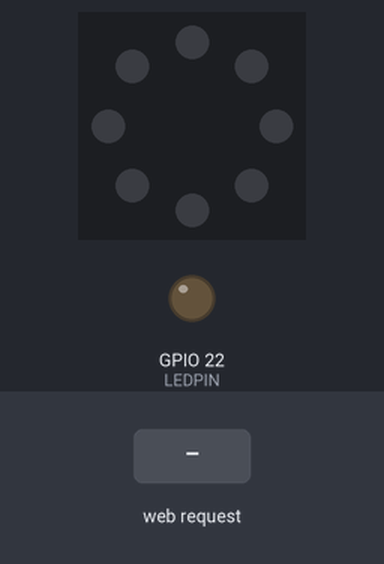
A sketch run on a simulated ESP32. Parts: 8 RGB LEDs in a ring, first at the top, clockwise, output pins drawn as LEDs (lit = HIGH). Inputs (shaded band) come from the test bench. Dim RGB values are drawn brighter than linear; WiFi joins after 1.5 s; servers stay silent unless stated; not simulated (calls return 0 or success): Wifi_Config.h; what the sketch prints to the serial monitor is not drawn.

Above: at 4.7 s.
4.8 s: HTTP request GET /?COLOR=120 received
At 7.3 s:
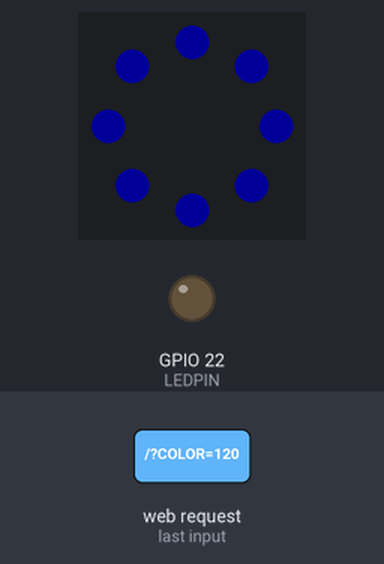
7.8 s: HTTP request GET /?COLOR=1&LED=1 received
At 9.5 s:
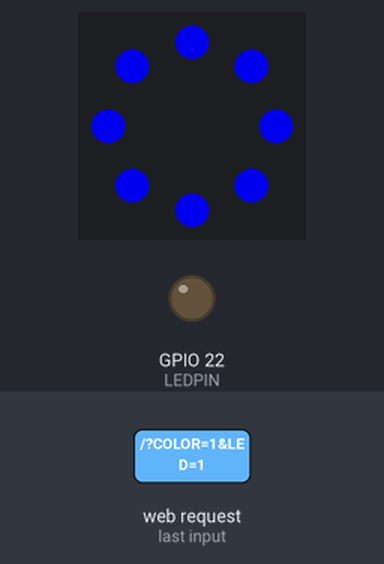
10.6 s: HTTP request GET /?COLOR=1 received
At 12.9 s:
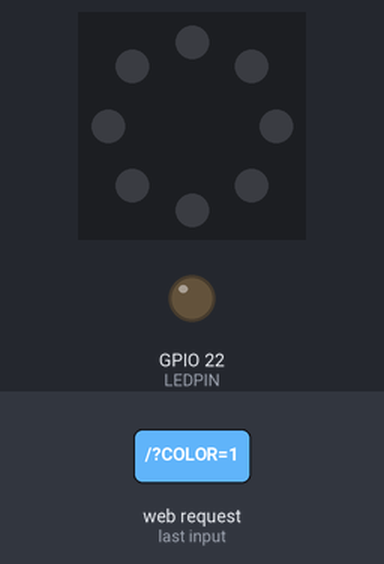
13.4 s: HTTP request GET /?COLOR=120&LED=120 received
At 15.0 s:
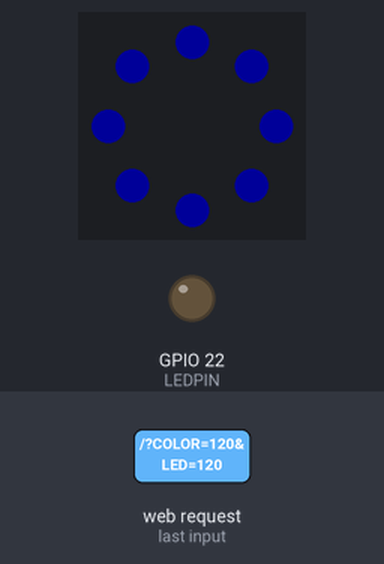
Timing chart, 0 to 16.5 s (numbered marks = the images above; inputs shaded):
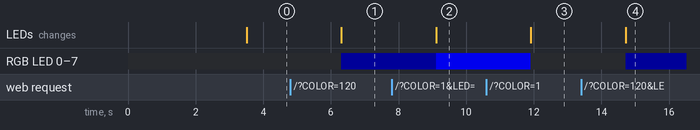

The sketch:

Live_ESP32_Webserver.ino
```cpp
#include <WiFi.h>
#include <WiFiClient.h>
#include <WebServer.h>
#include <Adafruit_NeoPixel.h>
#include <Wifi_Config.h>

#define LEDPIN 22
#define strip1_Pin 16  //  Pino de sinal

WebServer server(80);

const int strip1_NumLeds = 8, MAX_NUM_LEDS = 8;

Adafruit_NeoPixel strip1 = Adafruit_NeoPixel(strip1_NumLeds, strip1_Pin, NEO_GRB + NEO_KHZ800);

// Variáveis de Cores
uint32_t white = strip1.Color(255, 255, 255);
uint32_t blue = strip1.Color(0, 0, 255);
uint32_t red = strip1.Color(255, 0, 0);
uint32_t green = strip1.Color(0, 255, 0);
uint32_t orange = strip1.Color(255, 153, 0);
uint32_t purple = strip1.Color(255, 0, 255);
uint32_t pink = strip1.Color(255, 153, 255);
uint32_t yellow = strip1.Color(255, 255, 0);
uint32_t gold = strip1.Color(153, 153, 0);
uint32_t cyan = strip1.Color(0, 255, 255);
uint32_t black = strip1.Color(0, 0, 0);
uint32_t selColor, currentColor;
uint8_t r, g, b;
uint32_t AliceBlue = 0xF0F8FF;
uint32_t Chocolate = 0xD2691E;

float temperature = 0, humidity = 0, pressure = 0;

String ledState = "OFF", colorValue, colorNumCode, redHex, greenHex, blueHex;

int redInt = 0, greenInt = 0, blueInt = 0;

void setup() {
  pinMode(LEDPIN, OUTPUT);
  Serial.begin(9600);
  initSensor();
  connectToWifi();
  beginServer();

  // Inicia Fita
  strip1.begin();
  strip1.show();

  // Inicia Brilho
  strip1.setBrightness(200);
}

void loop() {
  server.handleClient();

  getTemperature();
  getHumidity();
  getPressure();
  delay(1000);
}

void connectToWifi() {
  WiFi.enableSTA(true);

  delay(2000);

  WiFi.begin(ssid, password);

  while (WiFi.status() != WL_CONNECTED) {
    delay(500);
    Serial.print(".");
  }
  Serial.println("");
  Serial.println("WiFi connected");
  Serial.println("IP address: ");
  Serial.println(WiFi.localIP());
}

void beginServer() {
  server.on("/", handleRoot);
  server.begin();
  Serial.println("HTTP server started");
}

void handleRoot() {
  //if ( server.hasArg("LED") || server.hasArg("COLOR")) {
  if (server.hasArg("COLOR")) {
    handleSubmit();
  } else {
    server.send(200, "text/html", getPage());
  }
}

void handleSubmit() {

  colorValue = server.arg("COLOR");

  colorNumCode = colorValue.substring(1, 7);
  redHex = colorValue.substring(1, 3);
  greenHex = colorValue.substring(3, 5);
  blueHex = colorValue.substring(5, 7);

  int number = (int)strtol(&colorValue[1], NULL, 16);

  // Split them up into r, g, b values
  redInt = number >> 16;
  greenInt = number >> 8 & 0xFF;
  blueInt = number & 0xFF;

  String LEDValue;
  LEDValue = server.arg("LED");
  Serial.println("Set GPIO ");
  Serial.print(LEDValue);

  // Acende leds conforme cor do picker
  for (int i = 0; i < MAX_NUM_LEDS; i++) {
    strip1.setPixelColor(i, strip1.Color(redInt, greenInt, blueInt));
    delay(100);
  }
  strip1.show();
  server.send(200, "text/html", getPage());


  if (LEDValue == "1") {
    //digitalWrite(LEDPIN, HIGH);

    for (int i = 0; i < MAX_NUM_LEDS; i++) {
      strip1.setPixelColor(i, blue);
      //delay (100);
    }
    strip1.show();

    ledState = "On";
    server.send(200, "text/html", getPage());
  } else if (LEDValue == "0") {
    //digitalWrite(LEDPIN, LOW);
    for (int i = 0; i < MAX_NUM_LEDS; i++) {
      strip1.setPixelColor(i, black);
      //delay (100);
    }
    strip1.show();
    ledState = "Off";
    server.send(200, "text/html", getPage());
  } else {
    Serial.println("Error Led Value");
  }
}

String getPage() {
  String page = "<html lang=en-EN><head><meta http-equiv='refresh' content='60'/>";
  page += "<title>ESP32 WebServer Led Strip FunBots</title>";
  page += "<style> body { background-color: #fffff; font-family: Arial, Helvetica, Sans-Serif; Color: #000000; }</style>";
  page += "</head><body><h1>ESP32 WebServer Led Strip FunBots</h1>";
  page += "<h3>Selected Color</h3>";
  page += "<ul><li>Color Code R: ";
  page += redInt;
  page += " G: ";
  page += greenInt;
  page += " B: ";
  page += blueInt;
  page += "</li></ul>";
  page += "&deg;C</li>";
  page += "<li>Humidity: ";
  page += humidity;
  page += "%</li>";
  page += "<li>Barometric Pressure: ";
  page += pressure;
  page += " hPa</li></ul>";
  page += "<h3>LED STRIP</h3>";
  page += "<form action='/' method='POST'>";
  page += "<ul><li>LED";
  page += "";
  page += "<INPUT type='radio' name='LED' value='1'>ON";
  page += "<INPUT type='radio' name='LED' value='0'>OFF</li></ul>";

  page += "<ul><li>COLOR";
  page += "";
  page += "<label for='colorpicker'>Color Picker:</label>";
  page += "<INPUT type='color' name='COLOR' id='colorpicker' value='#0000ff'></li></ul>";

  page += "<INPUT type='submit' value='Submit'>";

  page += "</form>";
  page += "</body></html>";
  return page;
}
```

Measured:
- after the input at 4.8 s, RGB LED 0–7: off → RGB(0, 0, 25) after 1.5 s; the LEDs: change after 1.5 s (image 1)
- after the input at 7.8 s, RGB LED 0–7: RGB(0, 0, 25) → RGB(0, 0, 200) after 1.3 s; the LEDs: change after 1.3 s (image 2)
- after the input at 10.6 s, RGB LED 0–7: RGB(0, 0, 200) → off after 1.3 s; the LEDs: change after 1.3 s (image 3)
- after the input at 13.4 s, RGB LED 0–7: off → RGB(0, 0, 25) after 1.3 s; the LEDs: change after 1.3 s (image 4)
